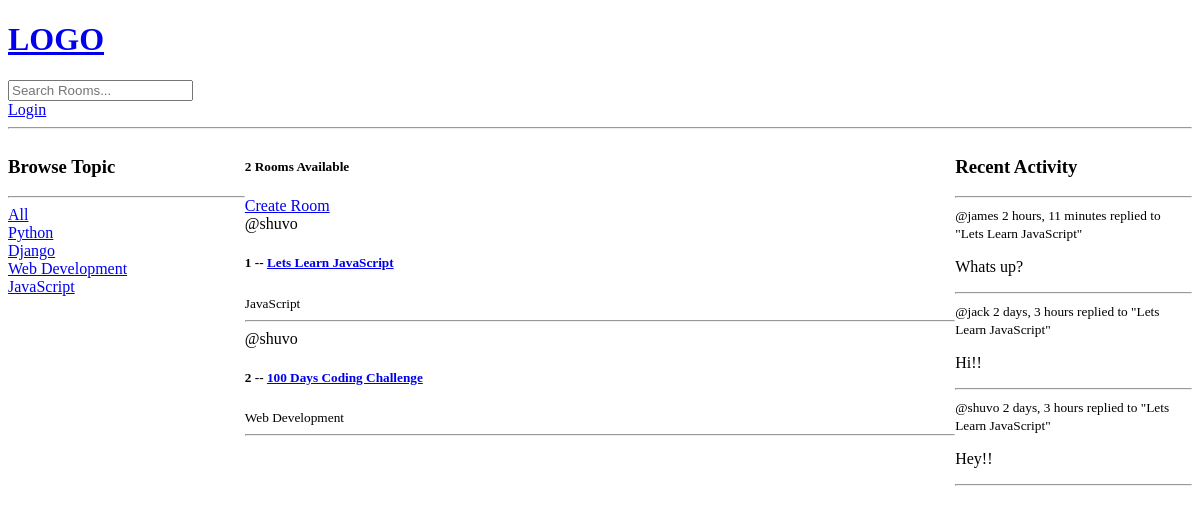
The app's page /, older data.
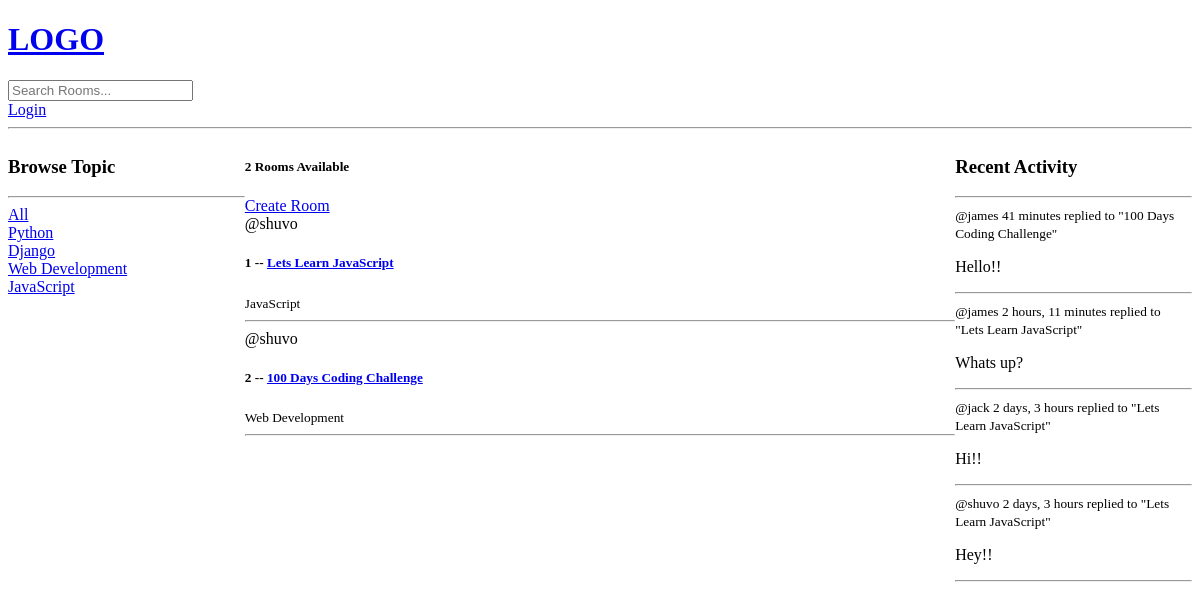
The same page, newer data.
### base/models.py (models this page shows, shortened)
class Topic(models.Model):
    name = models.CharField(max_length=200)

class Room(models.Model):
    host = models.ForeignKey(User, on_delete=models.SET_NULL, null=True)
    topic = models.ForeignKey(Topic, on_delete=models.SET_NULL, null=True)
    name = models.CharField(max_length=200)
    description = models.TextField(null=True, blank=True)
    participants = models.ManyToManyField(User, related_name='participants', blank=True)
    updated = models.DateTimeField(auto_now=True)
    created = models.DateTimeField(auto_now_add=True)
    class Meta:
        ordering = ['-updated', '-created']
    def __str__(self):
        return self.name

class Message(models.Model):
    user = models.ForeignKey(User, on_delete=models.CASCADE)
    room = models.ForeignKey(Room, on_delete=models.CASCADE)
    body = models.TextField()
    updated = models.DateTimeField(auto_now=True)
    created = models.DateTimeField(auto_now_add=True)
    class Meta:
        ordering = ['-updated', '-created']
    def __str__(self):
        return self.body[0:50]

### base/views.py (the view)
# urls.py: 2. Add a URL to urlpatterns:  path('', views.home, name='home')
def home(request):
    q = request.GET.get('q') if request.GET.get('q') != None else ''
    rooms = Room.objects.filter(
        Q(topic__name__icontains=q) |
        Q(name__icontains=q) |
        Q(description__icontains=q)
    )
    topics = Topic.objects.all()
    room_count = rooms.count()
    room_messages = Message.objects.filter(Q(room__topic__name__icontains=q))
    context = {'rooms':rooms, 'topics':topics, 'room_count':room_count, 'room_messages': room_messages}
    return render(request, 'base/home.html', context)

### templates/base/home.html (shortened to what this page needs)
{% extends 'main.html' %} {% block content %}
<div class="home-container">
  <div>
    <h3>Browse Topic</h3>
    <hr />
    <div>
      <a href="{% url 'home' %}">All</a>
    </div>
    {% for topic in topics %}
    <div>
      <a href="{% url 'home' %}?q={{topic.name}}"> {{topic.name}} </a>
    </div>
    {% endfor %}
  </div>
  <div>
    <h5>{{room_count}} Rooms Available</h5>
    <a href="{% url 'create-room' %}">Create Room</a>
    <div>
      {% for room in rooms %}
      <div>
        <span>@{{room.host.username}}</span>
        <h5>
          {{room.id}} -- <a href="{% url 'room' room.id %}">{{room.name}}</a>
        </h5>
        <small>{{room.topic.name}}</small>
        <hr />
      </div>
      {% endfor %}
    </div>
  </div>
  <div>
    {% include 'base/activity_component.html' %}
  </div>
</div>
{% endblock content %}

### templates/base/activity_component.html (shortened to what this page needs)
<h3>Recent Activity</h3>
<hr />
{% for message in room_messages %}
<div>
  <small>@{{message.user}} {{message.created|timesince}} </small>
  <small>replied to "{{message.room}}" </small>
  <p>{{message}}</p>
  <hr />
</div>
{% endfor %}

Row changes from the older to the newer data that the page shows:
added Message: user "james", created "41 minutes", room "100 Days Coding Challenge", body "Hello!!"
